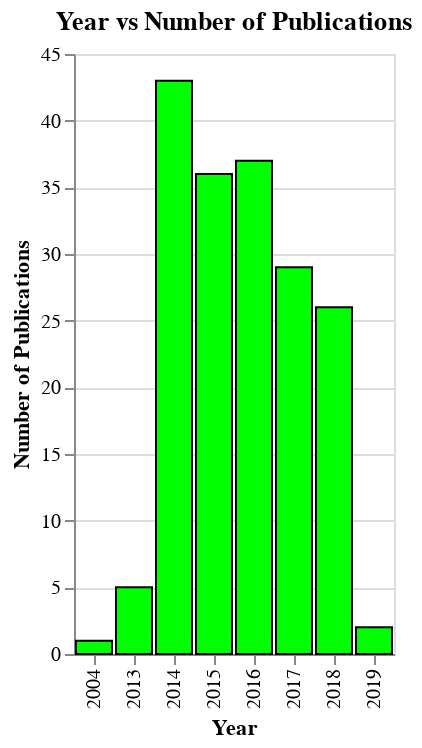

Source (notebook cell):
### Code cell
spec = vl"""{
  "title": "Year vs Number of Publications",
  "data": {
    "name": "source"
  },
    "selection": {
    "highlight": {"type": "single", "empty": "none", "on": "mouseover"},
    "select": {"type": "multi"}
  },
  "mark": {
    "type": "bar",
    "fill": "#00FF00",
    "stroke": "black",
    "cursor": "pointer"
  },
  "encoding": {
    "x": {
        "title": "Year",
      "field": "year",
      "type": "nominal"
    },
    "y": {
      "aggregate": "count",
      "field": "*",
      "type": "quantitative",
        "title": "Number of Publications"
    },
     "fillOpacity": {
      "condition": {"selection": "select", "value": 1},
      "value": 0.3
    }
 
  },
  "config": {
    "overlay": {
      "line": true
    },
    "scale": {
      "useUnaggregatedDomain": true
    }
  }
}"""(small_data)

### Figure 1 — Vega-Lite specification as saved in the notebook (floating-point values rounded to 4 significant figures; data arrays with more than 128 entries replaced by an {"elided": "..."} marker saying what was removed)
{"config": {"overlay": {"line": true}, "scale": {"useUnaggregatedDomain": true}}, "data": {"values": {"elided": "179 records"}}, "encoding": {"fillOpacity": {"condition": {"selection": "select", "value": 1}, "value": 0.3}, "x": {"field": "year", "title": "Year", "type": "nominal"}, "y": {"aggregate": "count", "field": "*", "title": "Number of Publications", "type": "quantitative"}}, "mark": {"cursor": "pointer", "fill": "#00FF00", "stroke": "black", "type": "bar"}, "selection": {"highlight": {"empty": "none", "on": "mouseover", "type": "single"}, "select": {"type": "multi"}}, "title": "Year vs Number of Publications"}
